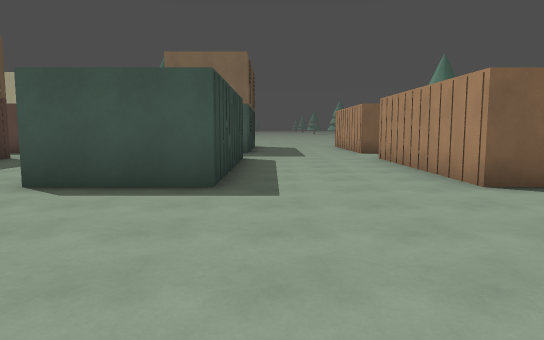
[1] (above)

24 first-person views from a walk through a 3-D level made in the Godot game engine. The camera is 1.5 m above the floor, tilts 6° down and sees 70° across. The floor is counted in squares, 2 m on a side. Each view is taken from the middle of a square. On the plan, view 1 faces up. The plan holds only what a view shows up to about 12 squares ahead; the rest is blank. The place goes on beyond the plan. Surface patterns are stand-ins for the level's own textures.

[2]
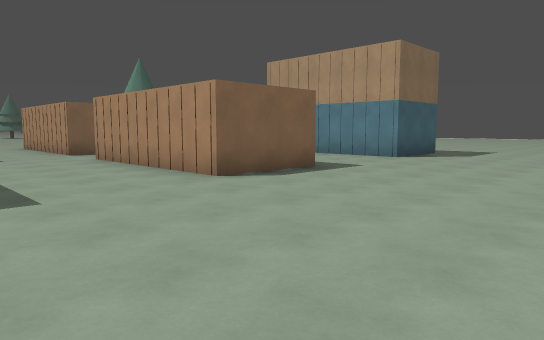

[3]
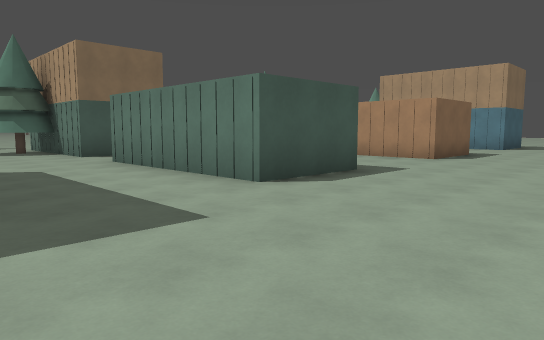

[4]
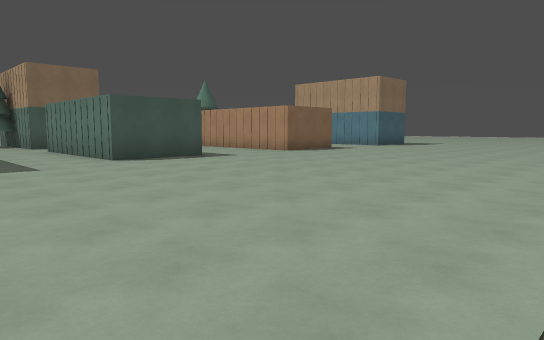

[5]
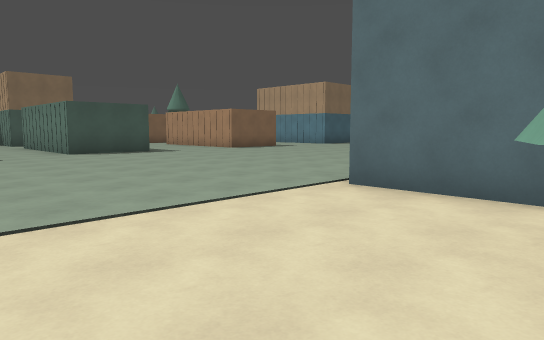

[6]
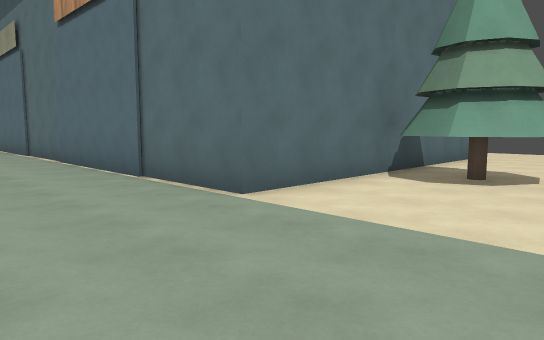

[7]
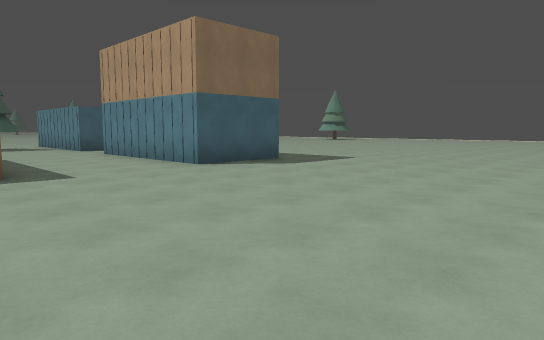

[8]
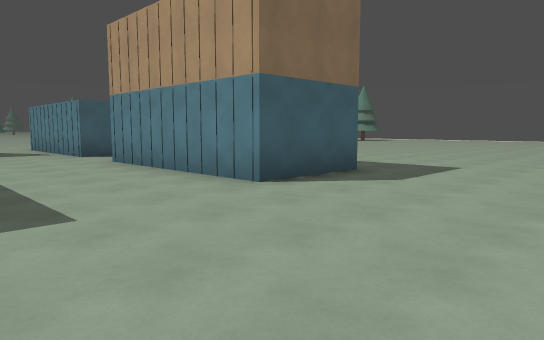

[9]
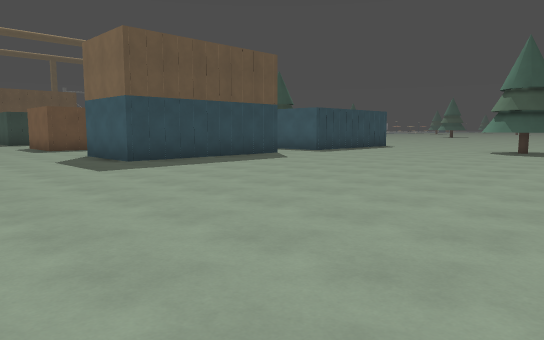

[10]
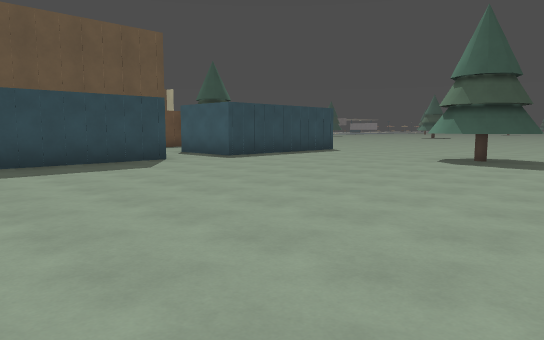

[11]
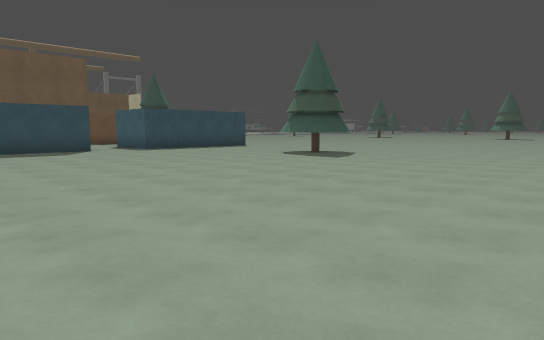

[12]
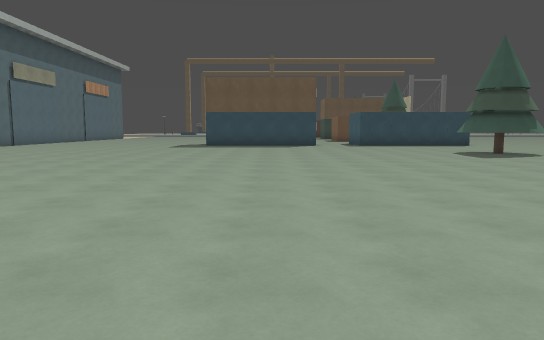

[13]
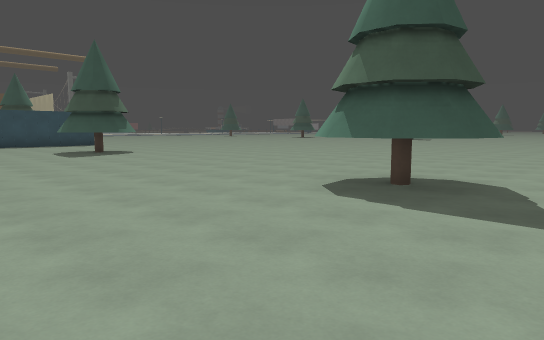

[14]
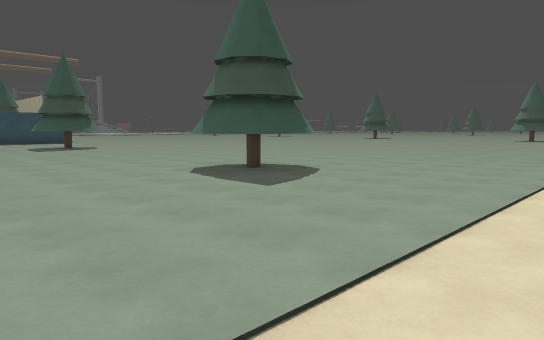

[15]
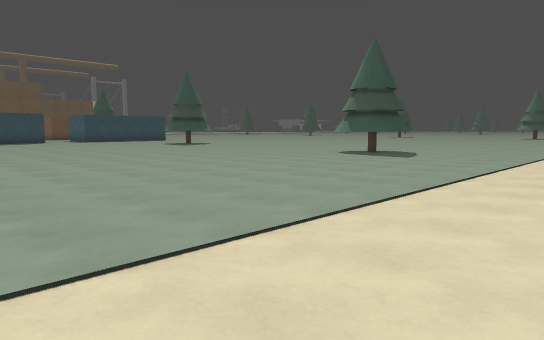

[16]
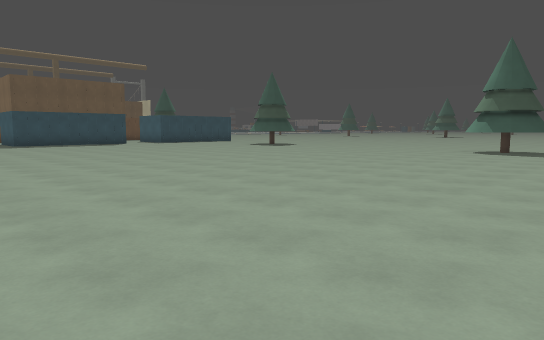

[17]
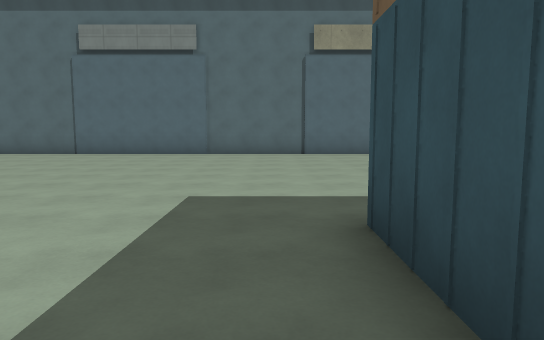

[18]
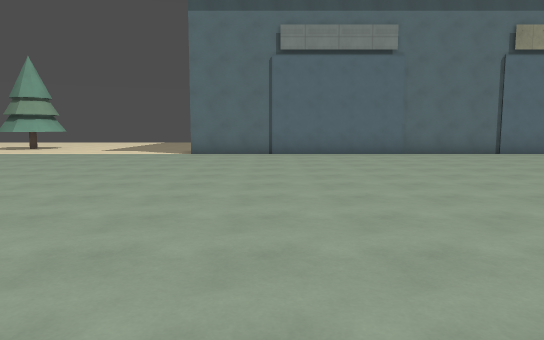

[19]
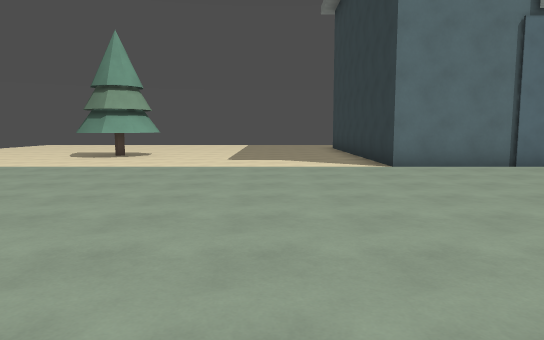

[20]
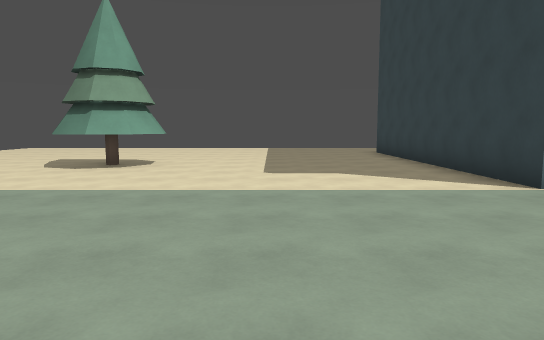

[21]
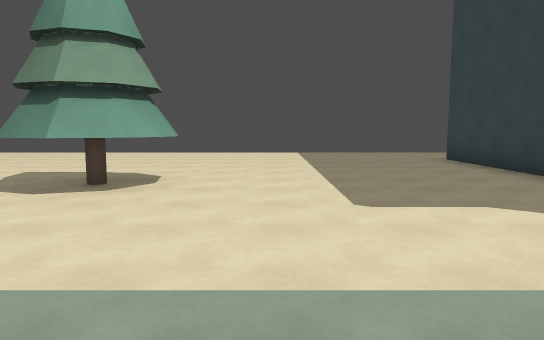

[22]
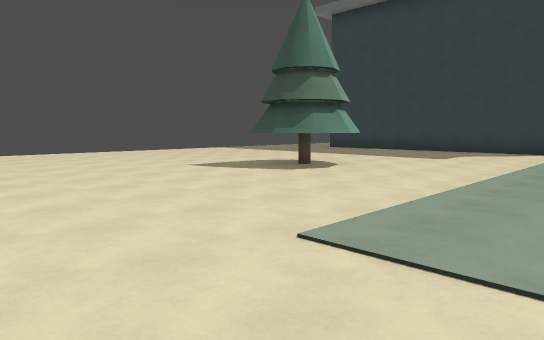

[23]
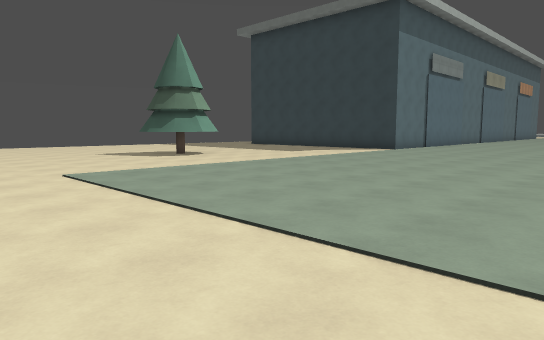

[24]
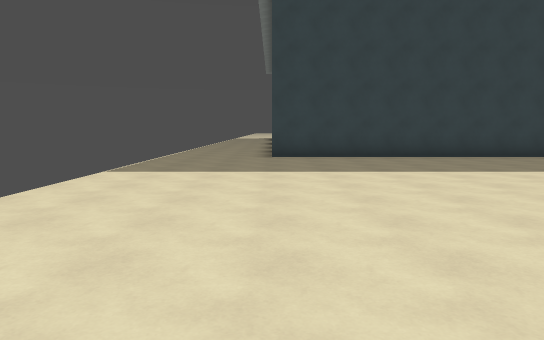

### Floor plan
Key: @ floor where view 1 was taken; # wall or solid block; . floor; T thing the floor can be seen under or through.
Columns run from 7 left of view 1 to 34 right of it. Each row starts with its distance up from view 1.
 16                      ...#......... #....
 15    #                ...###........##....
 14    ##         #.#  .....#.........##....
 13   ..#   ..#   ..###......................
 12   ..###...##  ..###......................
 11   ... .....  ............................
 10   ..###...#  ...###......................
  9  ...###...#  ...###......................
  8  ...###...#  ...###......................
  7  ...###...#  ...###.......................
  6  ...###...#  ...###.......................
  5  ...###...###...###.......................
  4 ..........................................
  3 ..........................................
  2 ..........................................
  1 ..........................................
  0  ......@..................................
 -1 .........................................
 -2 ...............  .........................
 -3 ............... ..........................
 -4 .....#######################..............
 -5 .....#                     #..............
 -6 .....#                     #.............
 -7 ..TTT#                     #......##.....
 -8    T #                     #......##.....
 -9    ..#                     #.............
-10    ..#                     #.............
-11    ..#                     #............
-12    ..#                     #............
-13    ..                     ..............
-14    ..                     ..............

Positions as (right, up) in squares from view 1, and headings:
1: (0, 0), facing up
2: (-1, 0), facing up-right
3: (-7, 1), facing up-right
4: (-7, -4), facing up-right
5: (-7, -7), facing up-right
6: (-6, -1), facing down-right
7: (4, -2), facing up-right
8: (5, 1), facing up-right
9: (20, 1), facing up-left
10: (20, 5), facing up-left
11: (25, 5), facing up-left
12: (29, 8), facing left
13: (30, 10), facing up-left
14: (33, 10), facing up-left
15: (34, 4), facing up-left
16: (31, 1), facing up-left
17: (12, 8), facing down
18: (18, 8), facing down
19: (23, 4), facing down
20: (24, 1), facing down
21: (25, -2), facing down
22: (34, -2), facing down-left
23: (34, 3), facing down-left
24: (31, -12), facing left
